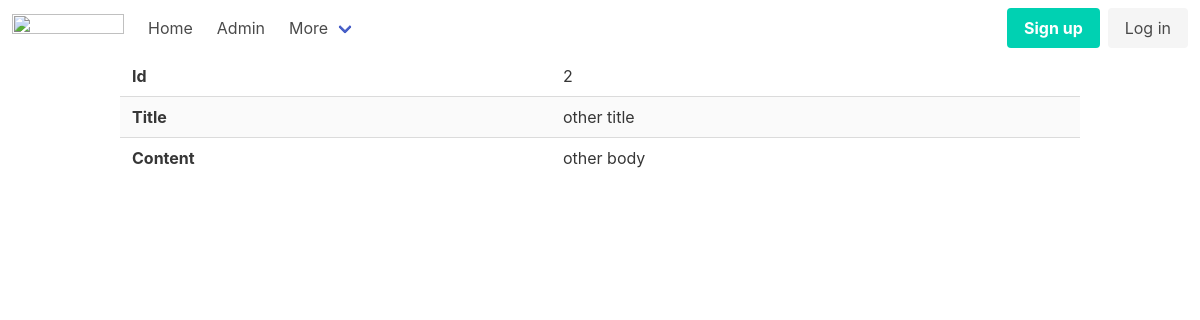
The page /admin/articles/view?id=2 on the database as committed earlier.
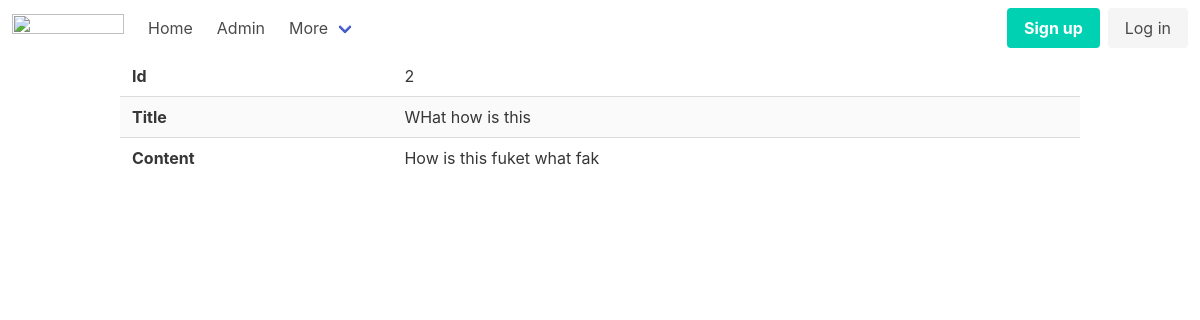
The same page on the database as committed later.
### tables this page shows
CREATE TABLE "articles"
(
    id    integer
        primary key autoincrement,
    title text,
    body  text
);

### helpers.php (called while the page is built)
<?php
function view($viewName, $vars = []){
    extract($vars);
    include __DIR__ . "/views/$viewName.php";
}

### src/Controllers/ArticlesController.php (called while the page is built, shortened)
<?php
class ArticlesController {
    public function show(){
        $id = $_GET['id'];
        $article = Article::find($id);
        view('articles/view', compact('article'));
    }
}

### src/DB.php (called while the page is built, shortened)
<?php
class DB {
    private $conn;
    public function __construct(){
        try {
            $this->conn = new PDO("sqlite:db.sqlite");
            $this->conn->setAttribute(PDO::ATTR_ERRMODE, PDO::ERRMODE_EXCEPTION);
        } catch(PDOException $e) {
            echo "Connection failed: " . $e->getMessage();
        }
    }
    public function find($table, $class, $id){
        $stmt = $this->conn->prepare("SELECT * FROM $table WHERE id = $id");
        $stmt->execute();
        return $stmt->fetch();
    }
}

### src/Models/Model.php (called while the page is built, shortened)
<?php
class Model {
    public static $table;
    public static function find($id){
        $db = new DB();
        return $db -> find(static::$table, static::class, $id);
    }
}

### views/articles/view.php (the view)
<?php include __DIR__ . '/../partials/header.php' ?>
    <div class="container">
        <table class="table is-striped is-fullwidth">
            <tbody>
                <tr>
                    <th>
                        Id
                    </th>
                    <td>
                        <?=$article->id?>
                    </td>
                </tr>
                <tr>
                    <th>
                        Title
                    </th>
                    <td>
                        <?=$article->title?>
                    </td>
                </tr>
                <tr>
                    <th>
                        Content
                    </th>
                    <td>
                        <?=$article->body?>
                    </td>
                </tr>
            </tbody>
        </table>
    </div>
<?php include __DIR__ . '/../partials/footer.php' ?>

Rows that differ between the two databases and show on the page:
changed articles id 2: title "other title" → "WHat how is this"; body "other body" → "How is this fuket what fak"
